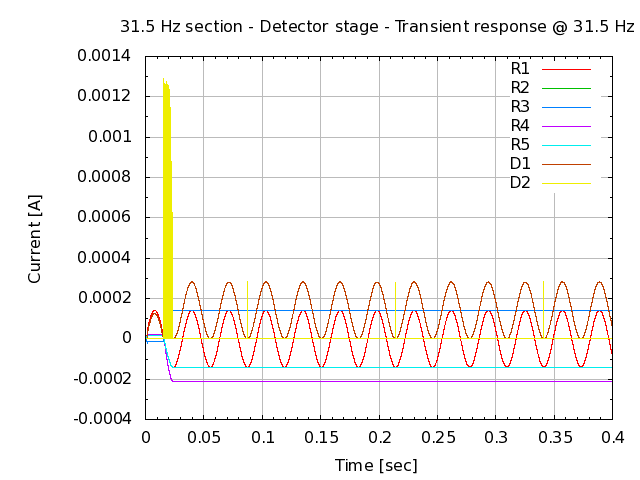

Source code (gnuplot):
# setup terminal
set term png

# setup graph
set output "26.000.00.02.14.png"
set title "31.5 Hz section - Detector stage - Transient response @ 31.5 Hz"

# setup Y-axis
set grid ytics lt 1 lw 1 lc rgb "#bbbbbb"
set mytics
set ylabel "Current [A]"

# setup X-axis
set grid xtics lt 1 lw 1 lc rgb "#bbbbbb"
set mxtics
set xlabel "Time [sec]"

# setup plot style
set style data lines
plot '26.000.00.02.14.dat' using 1:2 title "R1", \
     '26.000.00.02.14.dat' using 1:3 title "R2", \
     '26.000.00.02.14.dat' using 1:4 title "R3", \
     '26.000.00.02.14.dat' using 1:5 title "R4", \
     '26.000.00.02.14.dat' using 1:6 title "R5", \
     '26.000.00.02.14.dat' using 1:7 title "D1", \
     '26.000.00.02.14.dat' using 1:8 title "D2"

# set output back to default
set output

# reset terminal type
set terminal pop
